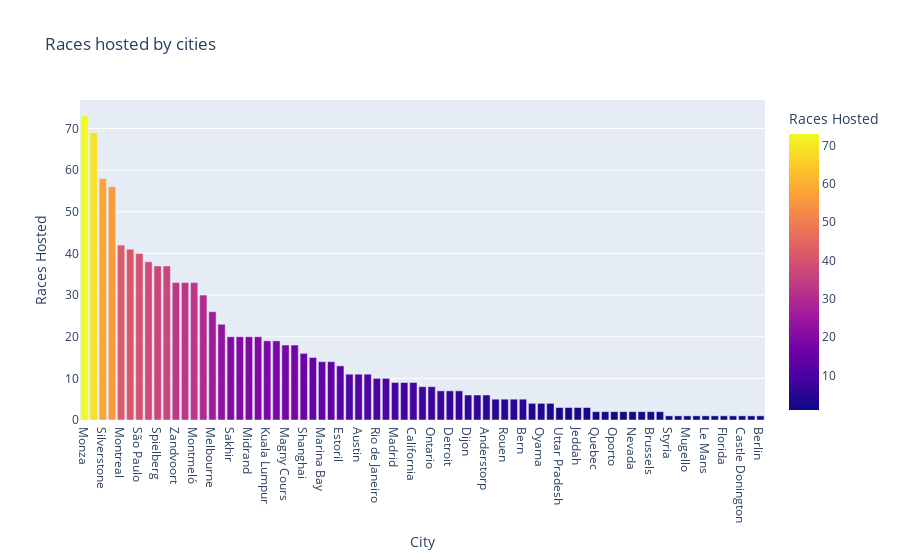

Notebook cell for this chart:
### Markdown cell above
# 1. Finding locations that hosted maximum number of races:
Discovering the most popular venues in Formula 1 history by identifying places that have hosted the highest number of races. This question allows us to pinpoint the iconic locations that have been at the heart of numerous thrilling races over the years.

### Code cell
circuit_maximum = pd.read_sql('''
    SELECT c.location AS "City", COUNT(r.circuitid) AS "Races Hosted"
    FROM circuits c, races r 
    WHERE r.circuitid = c.circuitid 
    GROUP BY "City" 
    ORDER BY "Races Hosted" DESC;
''', conn)
circuit_maximum 

fig1 =px.bar(circuit_maximum, x="City", y="Races Hosted", color="Races Hosted", title="Races hosted by cities")
fig1.show()

### Figure 1 — Plotly figure (JSON) as saved in the notebook; plotly's stock layout.template omitted (floating-point values rounded to 4 significant figures)
{"data": [{"alignmentgroup": "True", "hovertemplate": "City=%{x}<br>Races Hosted=%{marker.color}<extra></extra>", "legendgroup": "", "marker": {"color": [73, 69, 58, 56, 42, 41, 40, 38, 37, 37, 33, 33, 33, 30, 26, 23, 20, 20, 20, 20, 19, 19, 18, 18, 16, 15, 14, 14, 13, 11, 11, 11, 10, 10, 9, 9, 9, 8, 8, 7, 7, 7, 6, 6, 6, 5, 5, 5, 5, 4, 4, 4, 3, 3, 3, 3, 2, 2, 2, 2, 2, 2, 2, 2, 1, 1, 1, 1, 1, 1, 1, 1, 1, 1, 1], "coloraxis": "coloraxis", "pattern": {"shape": ""}}, "name": "", "offsetgroup": "", "orientation": "v", "showlegend": false, "textposition": "auto", "type": "bar", "x": ["Monza", "Monte-Carlo", "Silverstone", "Spa", "Montreal", "Nürburg", "São Paulo", "Budapest", "Spielberg", "Hockenheim", "Zandvoort", "Suzuka", "Montmeló", "Imola", "Melbourne", "Mexico City", "Sakhir", "New York State", "Midrand", "Buenos Aires", "Kuala Lumpur", "Indianapolis", "Magny Cours", "Le Castellet", "Shanghai", "Abu Dhabi", "Marina Bay", "Kent", "Estoril", "Reims", "Austin", "Adelaide", "Rio de Janeiro", "Heusden-Zolder", "Madrid", "Istanbul", "California", "Sochi", "Ontario", "Jerez de la Frontera", "Detroit", "Baku", "Dijon", "Barcelona", "Anderstorp", "Valencia", "Rouen", "Liverpool", "Bern", "Yeongam County", "Oyama", "Clermont-Ferrand", "Uttar Pradesh", "Phoenix", "Jeddah", "Eastern Cape Province", "Quebec", "Portimão", "Oporto", "Okayama", "Nevada", "Miami", "Brussels", "Al Daayen", "Styria", "Pescara", "Mugello", "Lisbon", "Le Mans", "Las Vegas", "Florida", "Dallas", "Castle Donington", "Casablanca", "Berlin"], "xaxis": "x", "y": [73, 69, 58, 56, 42, 41, 40, 38, 37, 37, 33, 33, 33, 30, 26, 23, 20, 20, 20, 20, 19, 19, 18, 18, 16, 15, 14, 14, 13, 11, 11, 11, 10, 10, 9, 9, 9, 8, 8, 7, 7, 7, 6, 6, 6, 5, 5, 5, 5, 4, 4, 4, 3, 3, 3, 3, 2, 2, 2, 2, 2, 2, 2, 2, 1, 1, 1, 1, 1, 1, 1, 1, 1, 1, 1], "yaxis": "y"}], "layout": {"barmode": "relative", "coloraxis": {"colorbar": {"title": {"text": "Races Hosted"}}, "colorscale": [[0, "#0d0887"], [0.1111, "#46039f"], [0.2222, "#7201a8"], [0.3333, "#9c179e"], [0.4444, "#bd3786"], [0.5556, "#d8576b"], [0.6667, "#ed7953"], [0.7778, "#fb9f3a"], [0.8889, "#fdca26"], [1, "#f0f921"]]}, "legend": {"tracegroupgap": 0}, "title": {"text": "Races hosted by cities"}, "xaxis": {"anchor": "y", "domain": [0, 1], "title": {"text": "City"}}, "yaxis": {"anchor": "x", "domain": [0, 1], "title": {"text": "Races Hosted"}}}}
